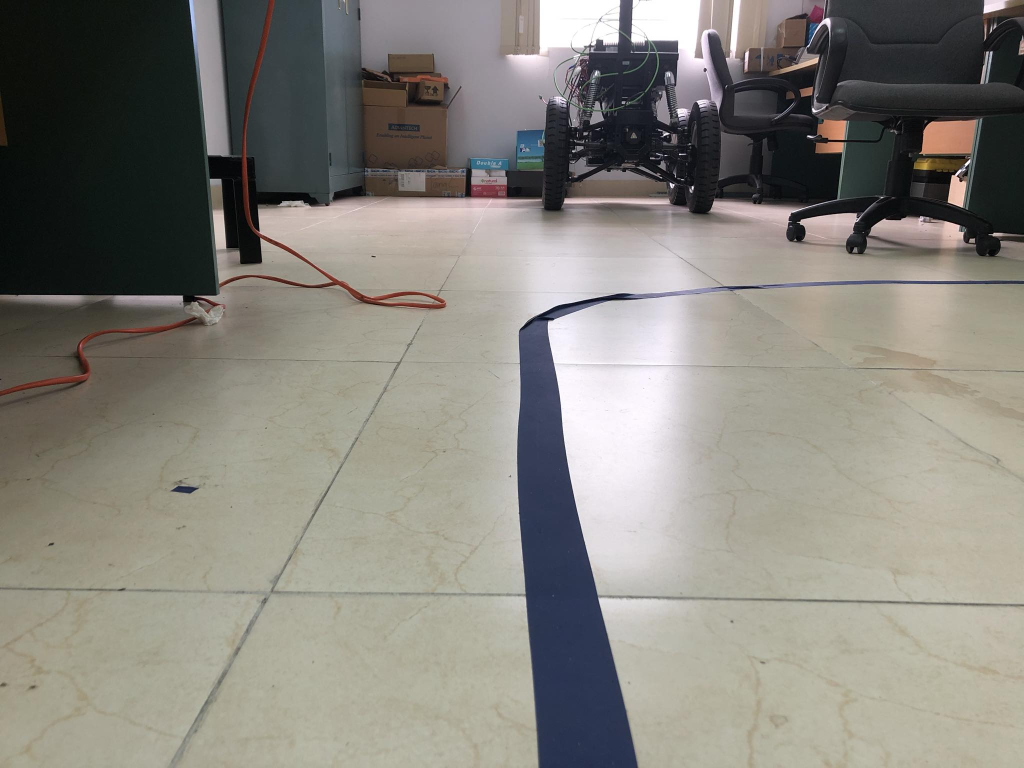
#> input picture 03.jpg, 2048 x 1536 px (shown at 1/2 size)
$ python line_detection02.py
#> lines starting #> are read from the running program, lines starting #| are printed output that depends on the picture; after the words box and inside, x2 and y2 are one past the last pixel; in counts of white or black regions, pixels touching at a corner belong together
import cv2
import numpy as np

# Step 1: Read the image
image_path = "03.jpg"
image = cv2.imread(image_path)
#> image is the input picture: shape (1536, 2048, 3); mean B, G, R 124.5, 131.9, 134.5

# Step 2: Configure the desired width and height
desired_width = 640  # Set the desired width
desired_height = 480  # Set the desired height
dim = (desired_width, desired_height)

# Step 3: Resize the image
resized_image = cv2.resize(image, dim, interpolation=cv2.INTER_AREA)
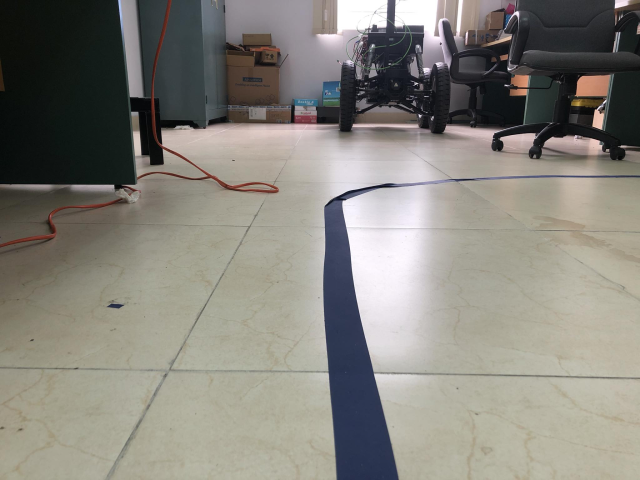
#> resized_image: shape (480, 640, 3); mean B, G, R 124.5, 131.9, 134.5

# Step 4: Convert to grayscale
gray = cv2.cvtColor(resized_image, cv2.COLOR_BGR2GRAY)
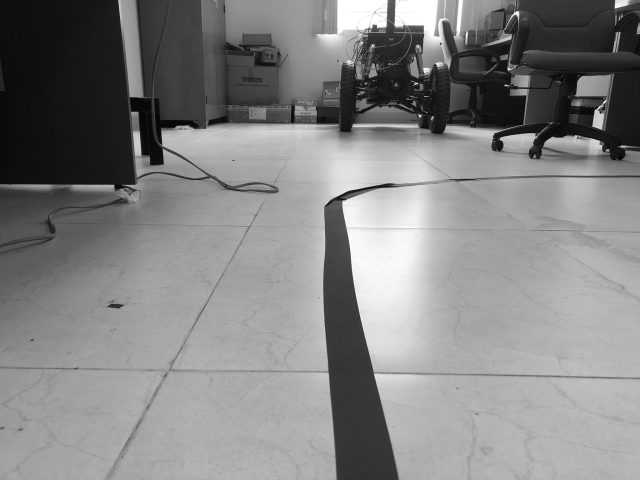
#> gray: shape (480, 640); min 4, max 255, mean 131.8

# Step 5: Edge detection
edges = cv2.Canny(gray, 50, 150, apertureSize=3)
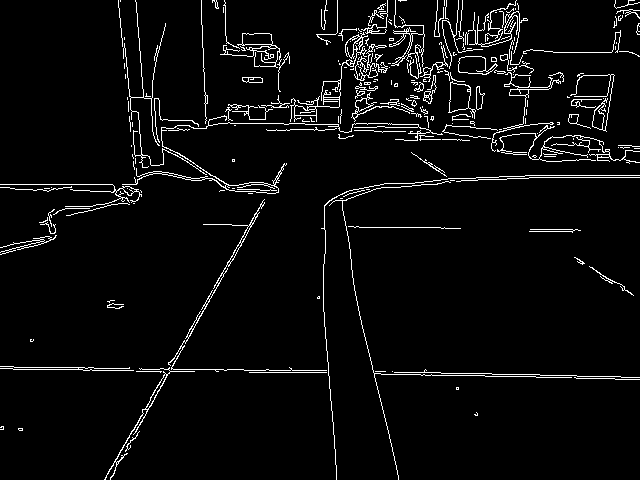
#> edges: shape (480, 640); 4.4% white in thin lines or dots

# Step 6: Hough Line Transform
lines = cv2.HoughLinesP(edges, 1, np.pi / 180, threshold=100, minLineLength=100, maxLineGap=10)
#> lines = [[374, 374, 575, 377], [160, 368, 292, 370], [110, 478, 230, 262], [86, 370, 194, 371], [104, 479, 210, 294], [0, 184, 136, 184], [189, 329, 284, 164], [194, 123, 304, 123], [218, 285, 286, 163], [357, 305, 396, 465], [326, 339, 336, 479], [360, 33, 518, 33]]

# Step 7: Draw lines on the image
if lines is not None:
    for line in lines:
        x1, y1, x2, y2 = line[0]
        cv2.line(resized_image, (x1, y1), (x2, y2), (0, 255, 0), 2)
#> this loop made 12 passes
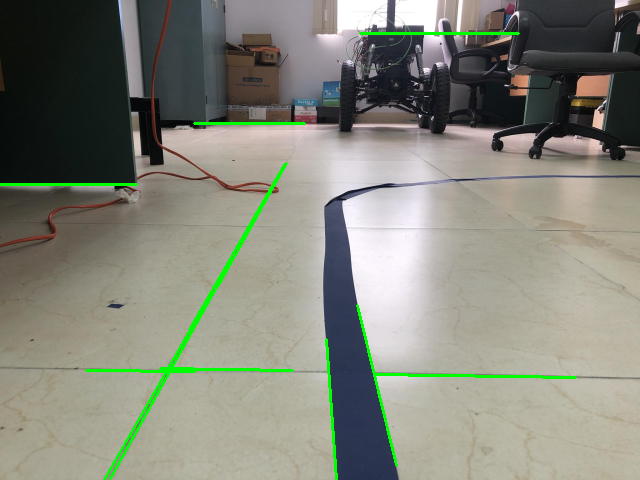
#> resized_image: shape (480, 640, 3); 1.68% of pixels changed, all inside (x1, y1, x2, y2) = (0, 32, 577, 480)

# Step 8: Display the result
cv2.imshow("Detected Lines", edges)
cv2.waitKey(0)
cv2.destroyAllWindows()

$ run again, with 01.jpg copied over 03.jpg
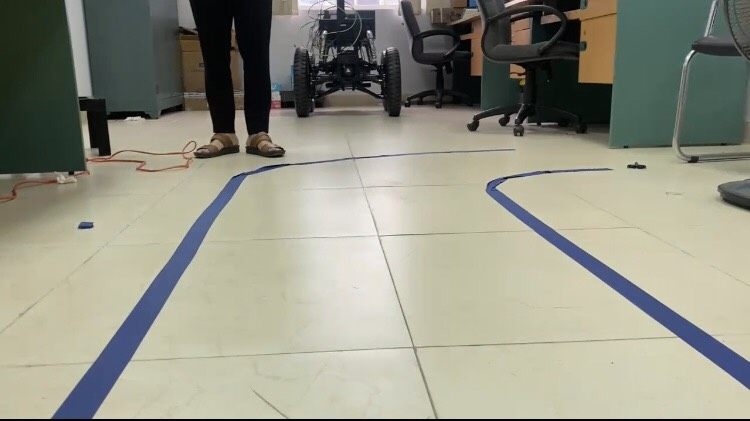
#> input picture 01.jpg, 750 x 421 px
#> image is the input picture: shape (421, 750, 3); mean B, G, R 132.7, 147.3, 147.2
#> `edges = cv2.Canny(gray, 50, 150, apertureSize=3)`:
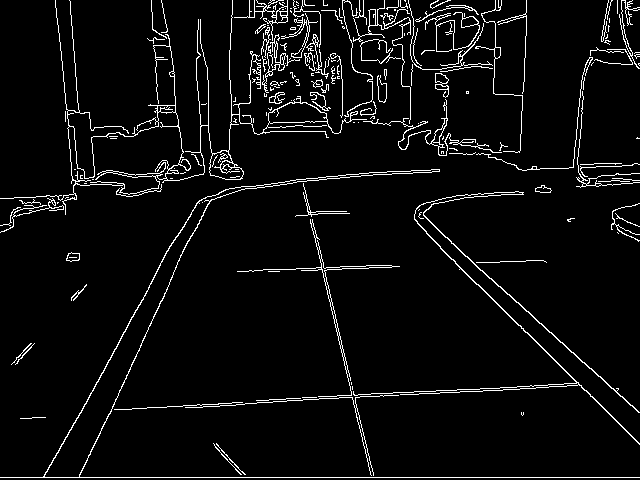
#> edges: shape (480, 640); 4.9% white in thin lines or dots
#> lines = 17 rows, first 6: [0, 477, 639, 477], [245, 403, 581, 385], [447, 390, 547, 385], [79, 476, 173, 274], [44, 476, 155, 275], [518, 169, 632, 165]
#> the loop `for line in lines:` made 17 passes
#> after the loop `for line in lines:`:
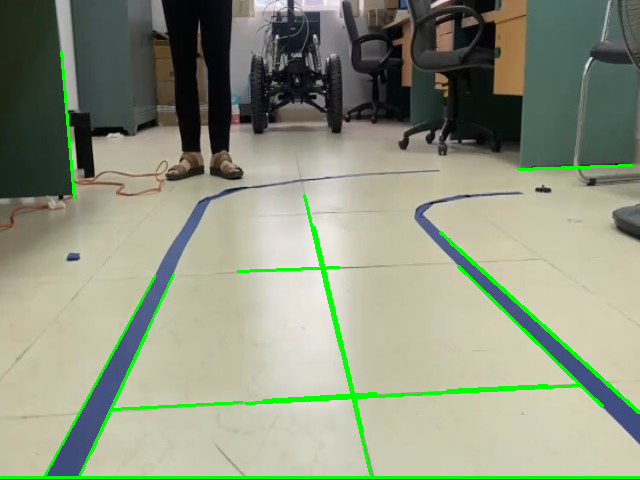
#> resized_image: shape (480, 640, 3); mean B, G, R 128.3, 150.2, 142.6

$ run again, with 02.jpg copied over 03.jpg
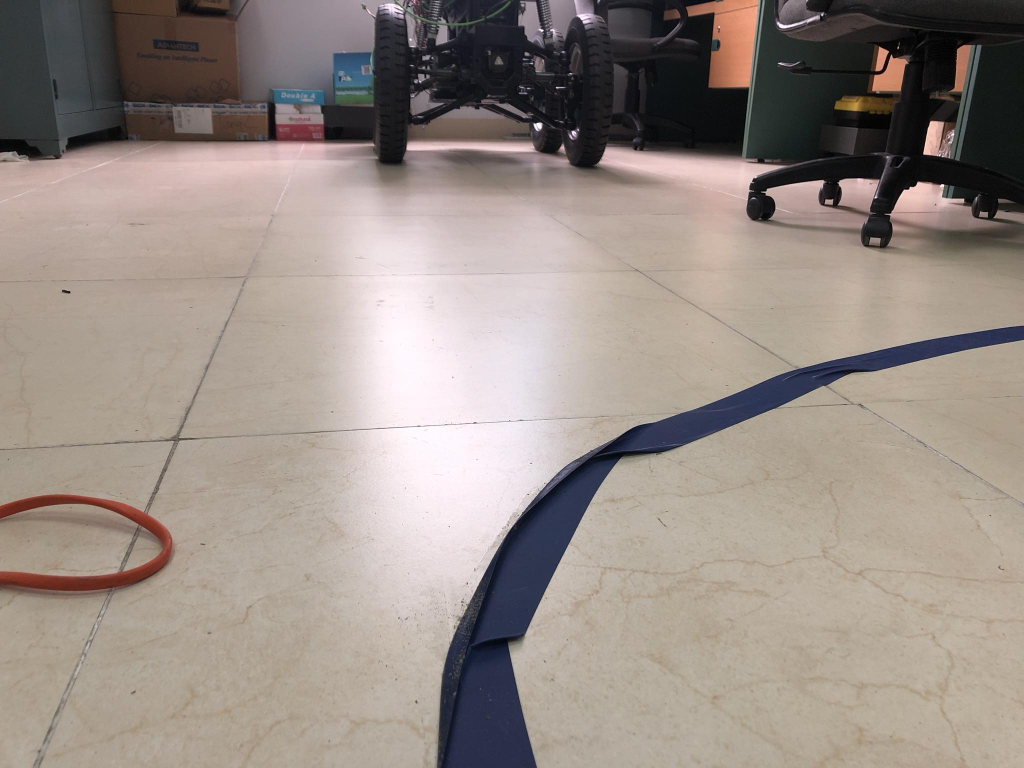
#> input picture 02.jpg, 2048 x 1536 px (shown at 1/2 size)
#> image is the input picture: shape (1536, 2048, 3); mean B, G, R 134.5, 141.7, 152.8
#> `edges = cv2.Canny(gray, 50, 150, apertureSize=3)`:
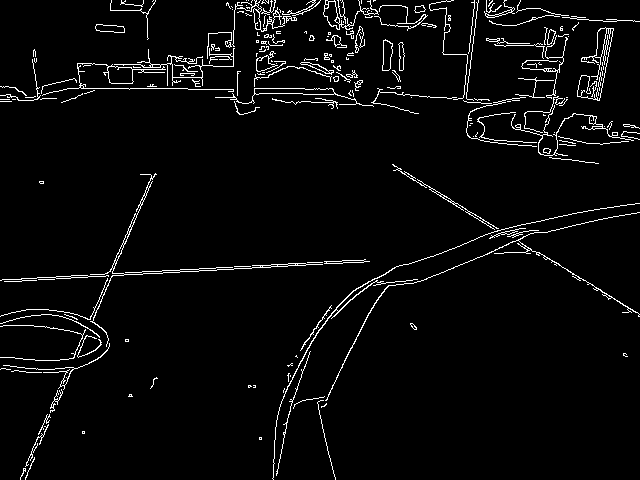
#> edges: shape (480, 640); 3.8% white in thin lines or dots
#> lines = [[78, 352, 154, 174], [67, 88, 187, 88], [21, 278, 341, 261], [393, 165, 638, 313], [22, 280, 322, 264], [25, 471, 141, 199], [402, 173, 518, 243], [319, 413, 368, 313], [494, 231, 607, 207]]
#> the loop `for line in lines:` made 9 passes
#> after the loop `for line in lines:`:
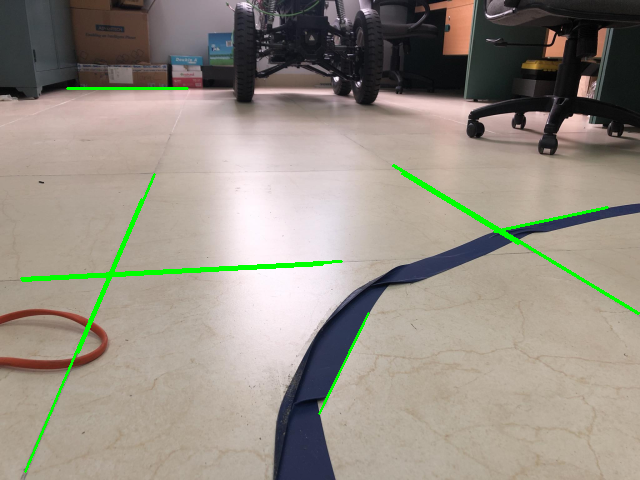
#> resized_image: shape (480, 640, 3); mean B, G, R 132.3, 143.5, 150.2

$ run again, with actual_img01.jpg copied over 03.jpg
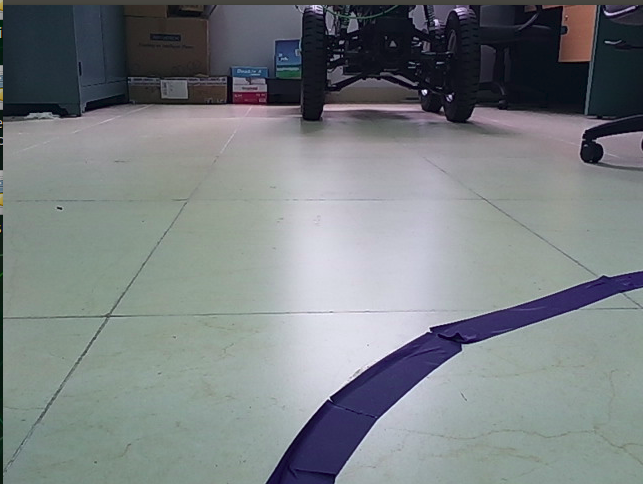
#> input picture actual_img01.jpg, 643 x 484 px
#> image is the input picture: shape (484, 643, 3); mean B, G, R 130, 127.4, 121.7
#> `edges = cv2.Canny(gray, 50, 150, apertureSize=3)`:
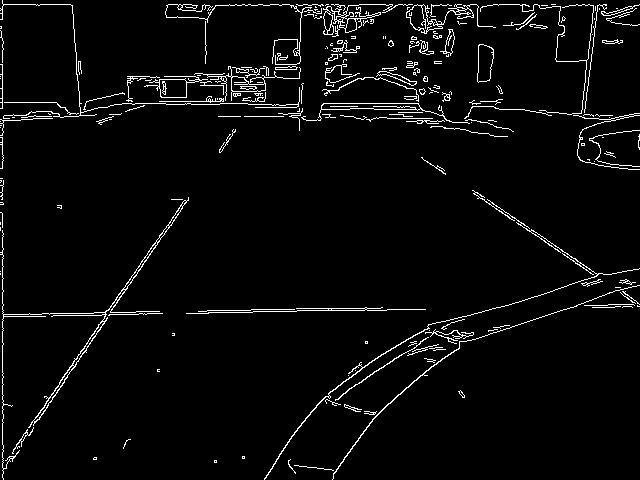
#> edges: shape (480, 640); 3.7% white in thin lines or dots
#> lines = 14 rows, first 6: [208, 312, 366, 309], [2, 477, 2, 120], [42, 313, 159, 311], [16, 444, 105, 316], [229, 4, 338, 4], [3, 472, 165, 231]
#> the loop `for line in lines:` made 14 passes
#> after the loop `for line in lines:`:
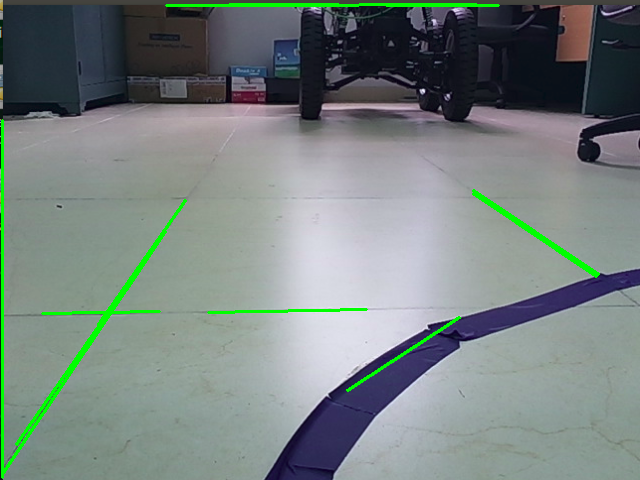
#> resized_image: shape (480, 640, 3); mean B, G, R 127.7, 130.4, 119.6
